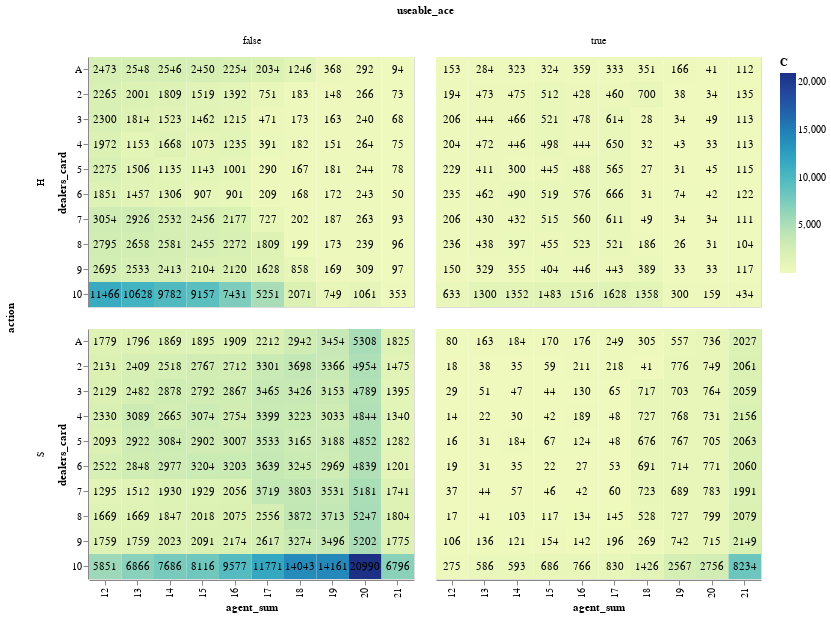

Here is the notebook cell this chart was saved with:
### Markdown cell above
### Plot Counts of how many times state-action pairs were visited

### Code cell
bj.plot('C', width=325, height=250)

### Figure 1 — Vega-Lite specification as saved in the notebook (floating-point values rounded to 4 significant figures; data arrays with more than 128 entries replaced by an {"elided": "..."} marker saying what was removed)
{"config": {"view": {"continuousWidth": 300, "continuousHeight": 300}}, "data": {"name": "data-e6332770ca23e02db81a56890435e663"}, "facet": {"column": {"field": "useable_ace", "type": "nominal"}, "row": {"field": "action", "type": "nominal"}}, "spec": {"layer": [{"mark": {"type": "rect"}, "encoding": {"color": {"field": "C", "type": "quantitative"}, "x": {"field": "agent_sum", "type": "ordinal"}, "y": {"field": "dealers_card", "type": "ordinal"}}}, {"mark": {"type": "text"}, "encoding": {"text": {"field": "rounded", "type": "quantitative"}, "x": {"field": "agent_sum", "type": "ordinal"}, "y": {"field": "dealers_card", "type": "ordinal"}}}], "height": 250, "width": 325}, "$schema": "https://vega.github.io/schema/vega-lite/v5.8.0.json", "datasets": {"data-e6332770ca23e02db81a56890435e663": {"elided": "400 records"}}}
